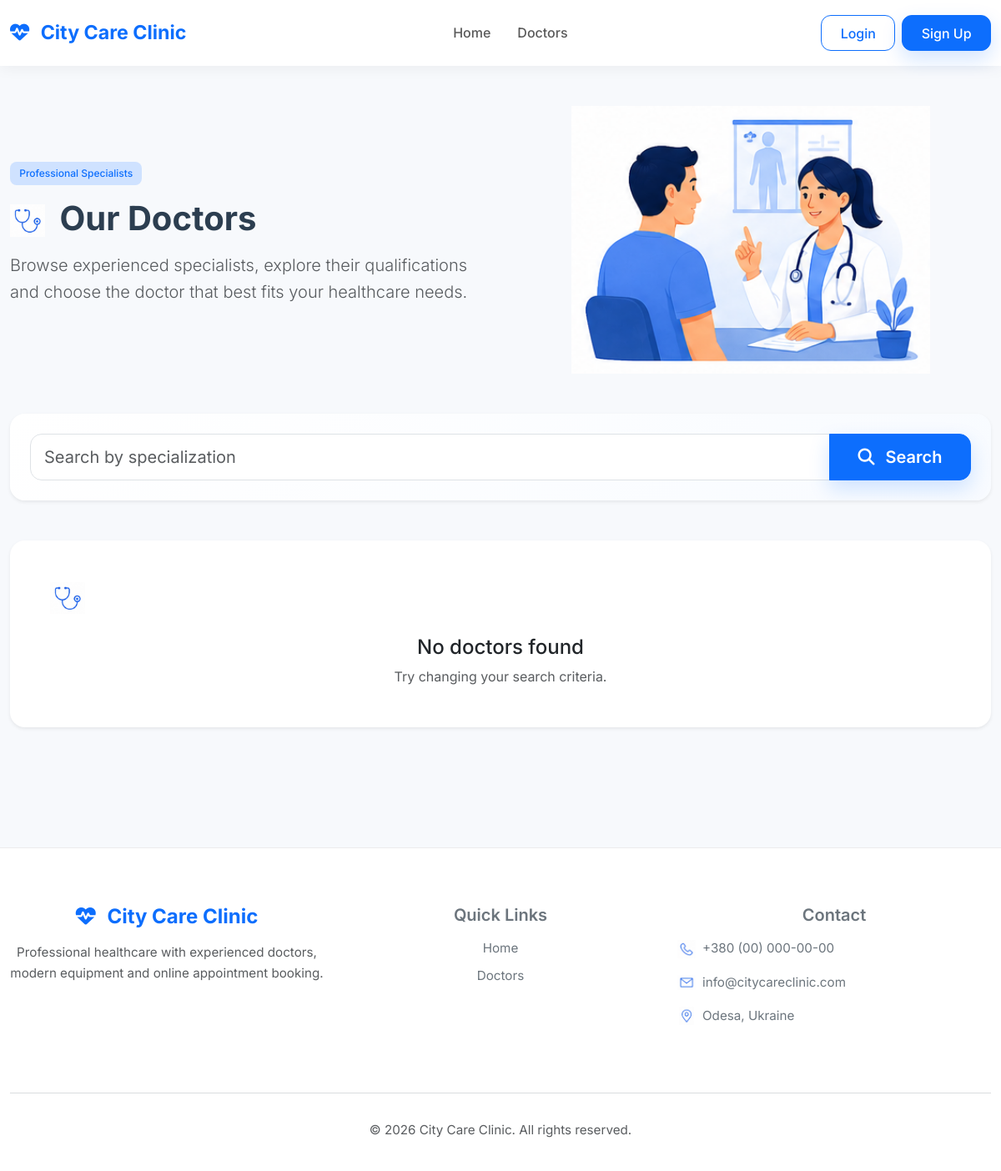
/doctors/, run on an earlier commit of the app's database.
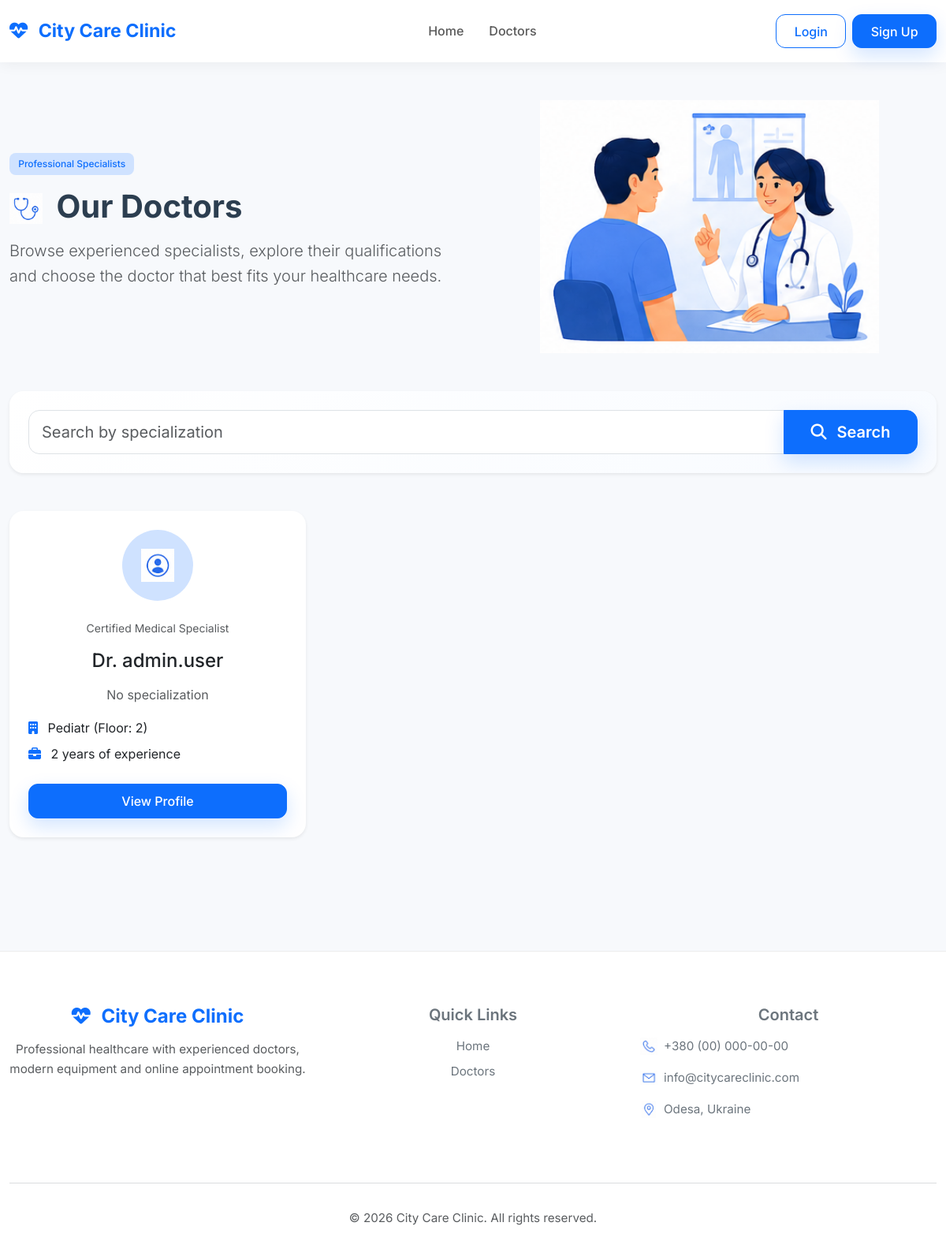
And on a later commit of the database.
### hospital/models.py (models this page shows, shortened)
class DoctorProfile(models.Model):
    user = models.OneToOneField(
        CustomUser,
        on_delete=models.CASCADE,
        related_name="doctor_profile",
    )
    specialization = models.ManyToManyField(
        Specialization,
        related_name="doctors",
        blank=True,
    )
    department = models.ForeignKey(
        Department,
        on_delete=models.CASCADE,
        related_name="doctors",
    )
    experience_years = models.PositiveIntegerField(default=0)
    license_number = models.CharField(max_length=50, unique=True)
    class Meta:
        ordering = ["user__last_name", "user__first_name"]
    def __str__(self):
        return f"Dr. {self.user.get_full_name() or self.user.username}"

class CustomUser(AbstractUser):
    ROLE_CHOICES = [
        ("patient", "Patient"),
        ("doctor", "Doctor"),
    ]
    role = models.CharField(
        max_length=50,
        choices=ROLE_CHOICES,
        default="patient",
    )

class Department(models.Model):
    name = models.CharField(max_length=100)
    floor = models.IntegerField()
    class Meta:
        ordering = ["name"]
    def __str__(self):
        return f"{self.name} (Floor: {self.floor})"

### hospital/views.py (the view)
class DoctorListView(generic.ListView):
    model = DoctorProfile
    template_name = "hospital/doctor_list.html"
    context_object_name = "doctor_list"
    paginate_by = 5
    def get_queryset(self):
        queryset = DoctorProfile.objects.select_related(
            "user", "department"
        ).prefetch_related("specialization")
        specialization = self.request.GET.get("specialization")
        if specialization:
            queryset = queryset.filter(
                specialization__name__icontains=specialization
            ).distinct()
        return queryset
    def get_context_data(self, **kwargs):
        context = super().get_context_data(**kwargs)
        context["search_form"] = DoctorSearchForm(
            initial={"specialization": self.request.GET.get(
                "specialization", ""
            )}
        )
        return context

### hospital/forms.py
class DoctorSearchForm(forms.Form):
    specialization = forms.CharField(
        max_length=100,
        required=False,
        label="",
        widget=forms.TextInput(attrs={
            "placeholder": "Search by specialization",
            "class": "form-control",
        }),
    )

### templates/hospital/doctor_list.html (shortened to what this page needs)
{% extends "base.html" %}
{% load static %}
{% load crispy_forms_tags %}
{% block content %}
<section class="mb-5">
  <div class="row align-items-center mb-5">
  <div class="col-lg-6">
    <span class="badge bg-primary-subtle text-primary mb-3">
      Professional Specialists
    </span>
    <h1 class="fw-bold mb-3">
      <img
        src="{% static 'images/icons/icon-stethoscope.png' %}"
        class="icon-img me-2"
        alt="Doctors"
      >
      Our Doctors
    </h1>
    <p class="lead text-muted">
      Browse experienced specialists, explore their
      qualifications and choose the doctor that best
      fits your healthcare needs.
    </p>
  </div>
  <div class="col-lg-6 text-center">
    <img
      src="{% static 'images/hero/hero-consultation.png' %}"
      class="img-fluid section-image"
      alt="Doctors"
    >
  </div>
</div>
  <div class="card border-0 shadow-sm p-4 mb-5 search-card">
    <form method="get">
      <div class="input-group input-group-lg">
        {{ search_form.specialization }}
        <button class="btn btn-primary px-4" type="submit">
          <i class="fa-solid fa-magnifying-glass me-2"></i>
          Search
        </button>
      </div>
    </form>
  </div>
  <div class="row g-4">
    {% for doctor in doctor_list %}
      <div class="col-lg-4 col-md-6">
        <div class="card border-0 shadow-sm h-100">
          <div class="card-body d-flex flex-column p-4">
            <div class="text-center mb-4">
              <div
                class="rounded-circle bg-primary-subtle d-inline-flex justify-content-center align-items-center"
                style="width: 90px; height: 90px;"
              >
                <img
                  src="{% static 'images/icons/icon-user-profile.png' %}"
                  alt="Doctor"
                  class="icon-img"
                >
              </div>
            </div>
            <p class="text-muted small text-center mb-3">
              Certified Medical Specialist
            </p>
            <h4 class="text-center mb-3">
              {{ doctor }}
            </h4>
            <div class="mb-3 text-center">
              {% for spec in doctor.specialization.all %}
                <span class="badge bg-primary-subtle text-primary">
                  {{ spec }}
                </span>
              {% empty %}
                <span class="text-muted">
                  No specialization
                </span>
              {% endfor %}
            </div>
            <div class="mb-2">
              <i class="fa-solid fa-building text-primary me-2"></i>
              {{ doctor.department }}
            </div>
            <div class="mb-4">
              <i class="fa-solid fa-briefcase text-primary me-2"></i>
              {{ doctor.experience_years }}
              years of experience
            </div>
            <a
              href="{% url 'hospital:doctor-detail' pk=doctor.pk %}"
              class="btn btn-primary mt-auto"
            >
              View Profile
            </a>
          </div>
        </div>
      </div>
    {% empty %}
      <div class="col-12">
        <div class="card border-0 shadow-sm p-5 text-center">
          <img
            src="{% static 'images/icons/icon-stethoscope.png' %}"
            class="icon-img mb-4"
            alt="No doctors"
          >
          <h4>
            No doctors found
          </h4>
          <p class="text-muted mb-0">
            Try changing your search criteria.
          </p>
        </div>
      </div>
    {% endfor %}
  </div>
</section>
{% endblock %}

What changed in the data, as far as the page shows it:
added DoctorProfile: user.username "Dr. admin.user", department "Pediatr (Floor: 2)", experience_years "2"
Also different on the page:
text no longer shown: "No doctors found Try changing your search criteria."
